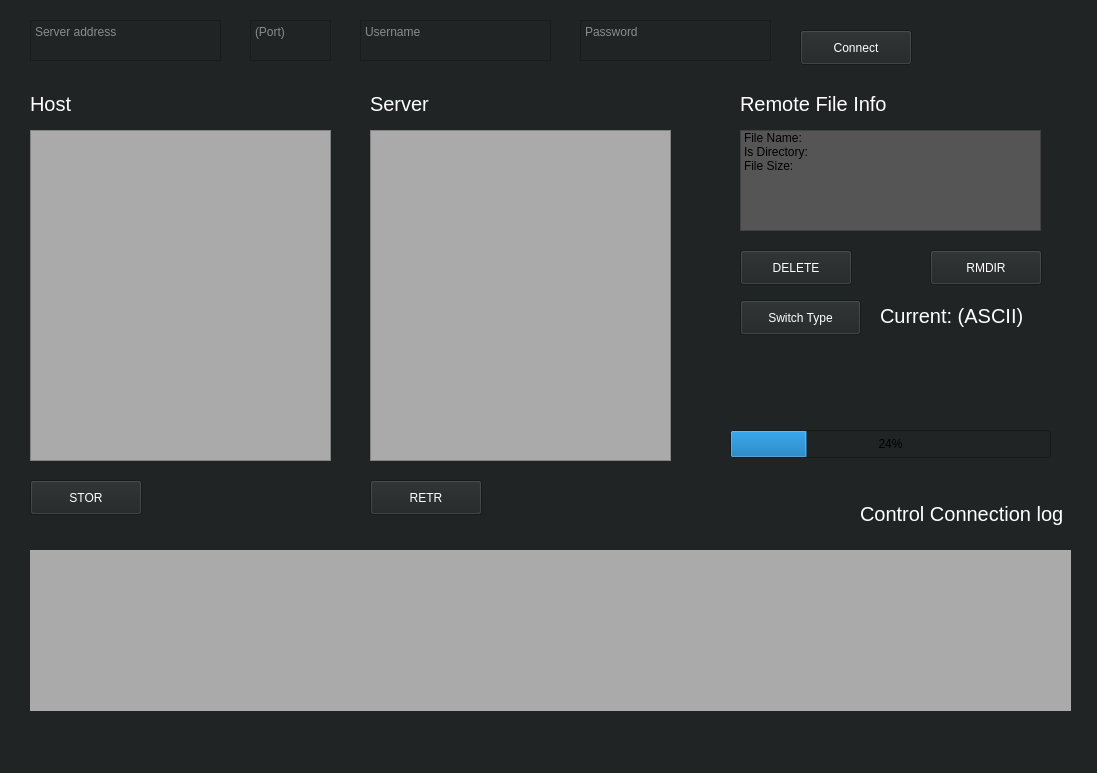
<?xml version="1.0" encoding="UTF-8"?>
<ui version="4.0">
 <class>MainWindow</class>
 <widget class="QMainWindow" name="MainWindow">
  <property name="geometry">
   <rect>
    <x>0</x>
    <y>0</y>
    <width>1097</width>
    <height>773</height>
   </rect>
  </property>
  <property name="windowTitle">
   <string>FTP-Client</string>
  </property>
  <property name="styleSheet">
   <string notr="true">background-color: rgb(32,36,36);</string>
  </property>
  <widget class="QWidget" name="centralwidget">
   <widget class="QPushButton" name="connect_btn">
    <property name="geometry">
     <rect>
      <x>800</x>
      <y>30</y>
      <width>112</width>
      <height>35</height>
     </rect>
    </property>
    <property name="font">
     <font>
      <bold>false</bold>
     </font>
    </property>
    <property name="styleSheet">
     <string notr="true">color: rgb(255, 255, 255);</string>
    </property>
    <property name="text">
     <string>Connect</string>
    </property>
   </widget>
   <widget class="QLabel" name="l_output">
    <property name="geometry">
     <rect>
      <x>860</x>
      <y>500</y>
      <width>211</width>
      <height>27</height>
     </rect>
    </property>
    <property name="font">
     <font>
      <pointsize>15</pointsize>
      <bold>false</bold>
     </font>
    </property>
    <property name="styleSheet">
     <string notr="true">color: rgb(255, 255, 255);</string>
    </property>
    <property name="text">
     <string>Control Connection log</string>
    </property>
   </widget>
   <widget class="QProgressBar" name="p_file_status">
    <property name="geometry">
     <rect>
      <x>730</x>
      <y>430</y>
      <width>321</width>
      <height>28</height>
     </rect>
    </property>
    <property name="value">
     <number>24</number>
    </property>
   </widget>
   <widget class="QLabel" name="l_file_name">
    <property name="geometry">
     <rect>
      <x>740</x>
      <y>390</y>
      <width>301</width>
      <height>27</height>
     </rect>
    </property>
    <property name="font">
     <font>
      <pointsize>15</pointsize>
      <bold>false</bold>
     </font>
    </property>
    <property name="styleSheet">
     <string notr="true">color: rgb(255, 255, 255);</string>
    </property>
    <property name="text">
     <string/>
    </property>
   </widget>
   <widget class="QTextEdit" name="i_address">
    <property name="geometry">
     <rect>
      <x>30</x>
      <y>20</y>
      <width>191</width>
      <height>41</height>
     </rect>
    </property>
    <property name="font">
     <font>
      <bold>false</bold>
     </font>
    </property>
    <property name="styleSheet">
     <string notr="true">color: rgb(243, 243, 243);</string>
    </property>
    <property name="placeholderText">
     <string>Server address</string>
    </property>
   </widget>
   <widget class="QTextEdit" name="i_username">
    <property name="geometry">
     <rect>
      <x>360</x>
      <y>20</y>
      <width>191</width>
      <height>41</height>
     </rect>
    </property>
    <property name="font">
     <font>
      <bold>false</bold>
     </font>
    </property>
    <property name="styleSheet">
     <string notr="true">color: rgb(243, 243, 243);</string>
    </property>
    <property name="placeholderText">
     <string>Username</string>
    </property>
   </widget>
   <widget class="QTextEdit" name="i_password">
    <property name="geometry">
     <rect>
      <x>580</x>
      <y>20</y>
      <width>191</width>
      <height>41</height>
     </rect>
    </property>
    <property name="font">
     <font>
      <bold>false</bold>
     </font>
    </property>
    <property name="styleSheet">
     <string notr="true">color: rgb(243, 243, 243);</string>
    </property>
    <property name="placeholderText">
     <string>Password</string>
    </property>
   </widget>
   <widget class="QPushButton" name="stor_btn">
    <property name="geometry">
     <rect>
      <x>30</x>
      <y>480</y>
      <width>112</width>
      <height>35</height>
     </rect>
    </property>
    <property name="font">
     <font>
      <bold>false</bold>
     </font>
    </property>
    <property name="styleSheet">
     <string notr="true">color: rgb(255, 255, 255);</string>
    </property>
    <property name="text">
     <string>STOR</string>
    </property>
   </widget>
   <widget class="QListWidget" name="f_host">
    <property name="geometry">
     <rect>
      <x>30</x>
      <y>130</y>
      <width>301</width>
      <height>331</height>
     </rect>
    </property>
    <property name="styleSheet">
     <string notr="true">background-color: rgb(170, 170, 170);</string>
    </property>
   </widget>
   <widget class="QListWidget" name="f_server">
    <property name="geometry">
     <rect>
      <x>370</x>
      <y>130</y>
      <width>301</width>
      <height>331</height>
     </rect>
    </property>
    <property name="styleSheet">
     <string notr="true">background-color: rgb(170, 170, 170);</string>
    </property>
   </widget>
   <widget class="QPushButton" name="recv_btn">
    <property name="geometry">
     <rect>
      <x>370</x>
      <y>480</y>
      <width>112</width>
      <height>35</height>
     </rect>
    </property>
    <property name="font">
     <font>
      <bold>false</bold>
     </font>
    </property>
    <property name="styleSheet">
     <string notr="true">color: rgb(255, 255, 255);</string>
    </property>
    <property name="text">
     <string>RETR</string>
    </property>
   </widget>
   <widget class="QLabel" name="l_host_fs">
    <property name="geometry">
     <rect>
      <x>30</x>
      <y>90</y>
      <width>111</width>
      <height>27</height>
     </rect>
    </property>
    <property name="font">
     <font>
      <pointsize>15</pointsize>
      <bold>false</bold>
     </font>
    </property>
    <property name="styleSheet">
     <string notr="true">color: rgb(255, 255, 255);</string>
    </property>
    <property name="text">
     <string>Host</string>
    </property>
   </widget>
   <widget class="QLabel" name="l_server_fs">
    <property name="geometry">
     <rect>
      <x>370</x>
      <y>90</y>
      <width>111</width>
      <height>27</height>
     </rect>
    </property>
    <property name="font">
     <font>
      <pointsize>15</pointsize>
      <bold>false</bold>
     </font>
    </property>
    <property name="styleSheet">
     <string notr="true">color: rgb(255, 255, 255);</string>
    </property>
    <property name="text">
     <string>Server</string>
    </property>
   </widget>
   <widget class="TerminalOutput" name="o_control_text">
    <property name="geometry">
     <rect>
      <x>30</x>
      <y>550</y>
      <width>1041</width>
      <height>161</height>
     </rect>
    </property>
    <property name="styleSheet">
     <string notr="true">background-color: rgb(170, 170, 170);</string>
    </property>
   </widget>
   <widget class="QTextEdit" name="i_port">
    <property name="geometry">
     <rect>
      <x>250</x>
      <y>20</y>
      <width>81</width>
      <height>41</height>
     </rect>
    </property>
    <property name="font">
     <font>
      <bold>false</bold>
     </font>
    </property>
    <property name="styleSheet">
     <string notr="true">color: rgb(243, 243, 243);</string>
    </property>
    <property name="placeholderText">
     <string>(Port)</string>
    </property>
   </widget>
   <widget class="QListWidget" name="f_remote_info">
    <property name="geometry">
     <rect>
      <x>740</x>
      <y>130</y>
      <width>301</width>
      <height>101</height>
     </rect>
    </property>
    <property name="styleSheet">
     <string notr="true">
background-color: rgb(85, 85, 85);</string>
    </property>
    <item>
     <property name="text">
      <string>File Name:</string>
     </property>
    </item>
    <item>
     <property name="text">
      <string>Is Directory:</string>
     </property>
    </item>
    <item>
     <property name="text">
      <string>File Size:</string>
     </property>
    </item>
   </widget>
   <widget class="QPushButton" name="dele_btn">
    <property name="geometry">
     <rect>
      <x>740</x>
      <y>250</y>
      <width>112</width>
      <height>35</height>
     </rect>
    </property>
    <property name="font">
     <font>
      <bold>false</bold>
     </font>
    </property>
    <property name="styleSheet">
     <string notr="true">color: rgb(255, 255, 255);</string>
    </property>
    <property name="text">
     <string>DELETE</string>
    </property>
   </widget>
   <widget class="QPushButton" name="rmd_btn">
    <property name="geometry">
     <rect>
      <x>930</x>
      <y>250</y>
      <width>112</width>
      <height>35</height>
     </rect>
    </property>
    <property name="font">
     <font>
      <bold>false</bold>
     </font>
    </property>
    <property name="styleSheet">
     <string notr="true">color: rgb(255, 255, 255);</string>
    </property>
    <property name="text">
     <string>RMDIR</string>
    </property>
   </widget>
   <widget class="QPushButton" name="switch_type_btn">
    <property name="geometry">
     <rect>
      <x>740</x>
      <y>300</y>
      <width>121</width>
      <height>35</height>
     </rect>
    </property>
    <property name="font">
     <font>
      <bold>false</bold>
     </font>
    </property>
    <property name="styleSheet">
     <string notr="true">color: rgb(255, 255, 255);</string>
    </property>
    <property name="text">
     <string>Switch Type</string>
    </property>
   </widget>
   <widget class="QLabel" name="l_current_type">
    <property name="geometry">
     <rect>
      <x>880</x>
      <y>300</y>
      <width>161</width>
      <height>31</height>
     </rect>
    </property>
    <property name="font">
     <font>
      <pointsize>15</pointsize>
      <bold>false</bold>
     </font>
    </property>
    <property name="styleSheet">
     <string notr="true">color: rgb(255, 255, 255);</string>
    </property>
    <property name="text">
     <string>Current: (ASCII)</string>
    </property>
   </widget>
   <widget class="QLabel" name="l_remote_file_info">
    <property name="geometry">
     <rect>
      <x>740</x>
      <y>90</y>
      <width>161</width>
      <height>27</height>
     </rect>
    </property>
    <property name="font">
     <font>
      <pointsize>15</pointsize>
      <bold>false</bold>
     </font>
    </property>
    <property name="styleSheet">
     <string notr="true">color: rgb(255, 255, 255);</string>
    </property>
    <property name="text">
     <string>Remote File Info</string>
    </property>
   </widget>
  </widget>
  <widget class="QMenuBar" name="menubar">
   <property name="geometry">
    <rect>
     <x>0</x>
     <y>0</y>
     <width>1097</width>
     <height>32</height>
    </rect>
   </property>
  </widget>
  <widget class="QStatusBar" name="statusbar"/>
 </widget>
 <customwidgets>
  <customwidget>
   <class>TerminalOutput</class>
  </customwidget>
 </customwidgets>
 <resources/>
 <connections/>
</ui>
